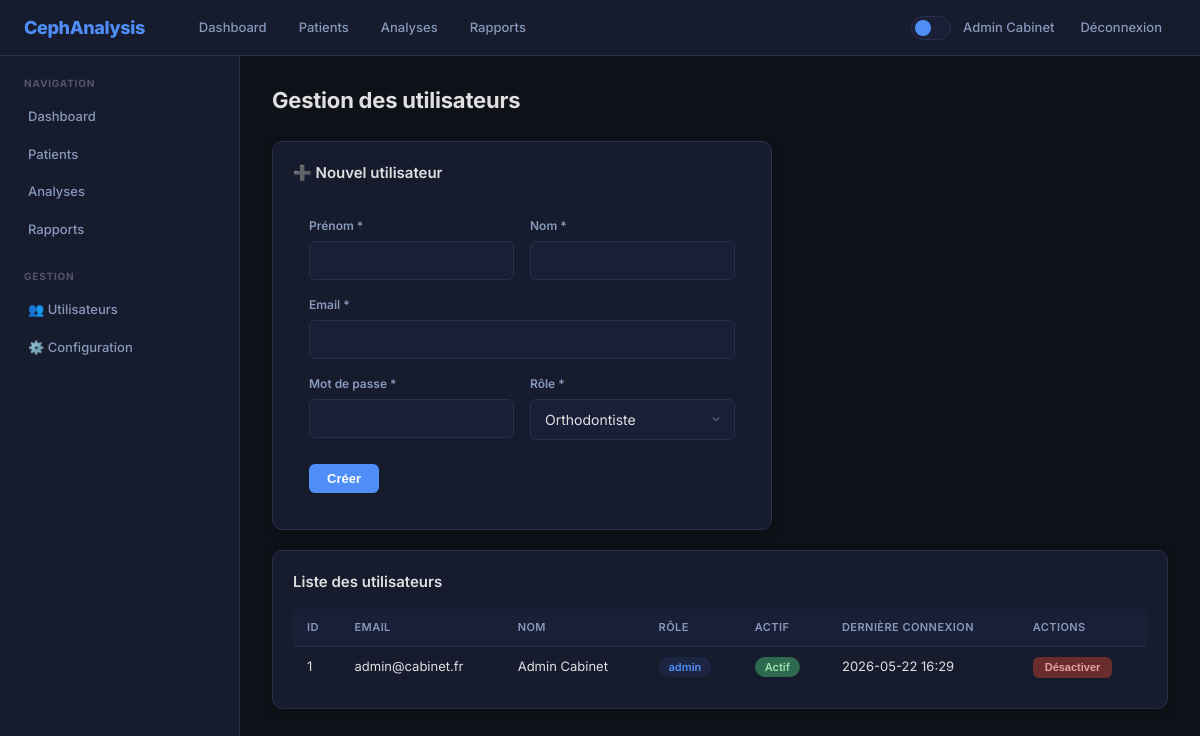
Page /admin/users (signed in) on the committed database.
### web_gateway/models.py (models this page shows)
class User(Base):
    __tablename__ = "users"
    id = Column(Integer, primary_key=True)
    email = Column(String, unique=True, nullable=False)
    password_hash = Column(String, nullable=False)
    first_name = Column(String, nullable=False)
    last_name = Column(String, nullable=False)
    role_id = Column(Integer, ForeignKey("roles.id"), nullable=False)
    speciality = Column(String)
    license_number = Column(String)
    signature_image = Column(Text)
    is_active = Column(Boolean, default=True)
    last_login = Column(DateTime)
    created_by = Column(Integer, ForeignKey("users.id"))
    created_at = Column(DateTime, default=_utcnow)
    updated_at = Column(DateTime, onupdate=_utcnow)
    role = relationship("Role", back_populates="users")
    patients_created = relationship("Patient", back_populates="creator", foreign_keys="Patient.created_by")
    patients_assigned = relationship("Patient", back_populates="orthodontist", foreign_keys="Patient.assigned_to")
    sessions = relationship("UserSession", back_populates="user")
    preferences = relationship("UserPreference", back_populates="user")
    notifications = relationship("Notification", back_populates="user")
    audit_logs = relationship("AuditLog", back_populates="user")

class Role(Base):
    __tablename__ = "roles"
    id = Column(Integer, primary_key=True)
    name = Column(String, unique=True, nullable=False)
    permissions = Column(Text, nullable=False)
    created_at = Column(DateTime, default=_utcnow)
    users = relationship("User", back_populates="role")

### web_gateway/routers/pages.py (the view)
@router.get("/admin/users", response_class=HTMLResponse)
async def admin_users_page(request: Request, db: AsyncSession = Depends(get_db)):
    user = await get_user(request, db)
    if not user or user.role.name != "admin":
        return RedirectResponse(url="/dashboard")
    result = await db.execute(select(User).options(selectinload(User.role)))
    users = result.scalars().all()
    return _render("admin/users.html", current_user=user, users=[
        {"id": u.id, "email": u.email, "first_name": u.first_name, "last_name": u.last_name,
         "role": u.role.name, "is_active": u.is_active, "last_login": u.last_login}
        for u in users
    ], show_sidebar=True)

### web_gateway/templates/admin/users.html (shortened to what this page needs)
{% extends "base.html" %}
{% block content %}
<div class="page-header">
    <h1>Gestion des utilisateurs</h1>
</div>
<div class="card" style="max-width:500px;margin-bottom:20px">
    <div class="card-header"><h2>➕ Nouvel utilisateur</h2></div>
    <form id="user-form" style="padding:16px">
        <div class="form-row">
            <div class="form-group">
                <label>Prénom *</label>
                <input type="text" name="first_name" class="form-control" required>
            </div>
            <div class="form-group">
                <label>Nom *</label>
                <input type="text" name="last_name" class="form-control" required>
            </div>
        </div>
        <div class="form-group">
            <label>Email *</label>
            <input type="email" name="email" class="form-control" required>
        </div>
        <div class="form-row">
            <div class="form-group">
                <label>Mot de passe *</label>
                <input type="password" name="password" class="form-control" required>
            </div>
            <div class="form-group">
                <label>Rôle *</label>
                <select name="role_name" class="form-control" required>
                    <option value="orthodontist">Orthodontiste</option>
                </select>
            </div>
        </div>
        <div style="display:flex;gap:8px;margin-top:8px">
            <button type="submit" class="btn btn-primary">Créer</button>
        </div>
    </form>
</div>
<div class="card">
    <div class="card-header"><h2>Liste des utilisateurs</h2></div>
    {% if users %}
    <div class="table-wrapper">
        <table class="table">
            <thead>
                <tr><th>ID</th><th>Email</th><th>Nom</th><th>Rôle</th><th>Actif</th><th>Dernière connexion</th><th>Actions</th></tr>
            </thead>
            <tbody>
                {% for u in users %}
                <tr>
                    <td>{{ u.id }}</td>
                    <td>{{ u.email }}</td>
                    <td>{{ u.first_name }} {{ u.last_name }}</td>
                    <td><span class="badge badge-active">{{ u.role }}</span></td>
                    <td><span class="badge badge-{{ 'validated' if u.is_active else 'draft' }}">{{ 'Actif' if u.is_active else 'Inactif' }}</span></td>
                    <td>{{ u.last_login.strftime('%Y-%m-%d %H:%M') if u.last_login else '—' }}</td>
                    <td>
                        <button class="btn btn-sm btn-danger" onclick="toggleUser({{ u.id }}, {{ 'false' if u.is_active else 'true' }})">{{ 'Désactiver' if u.is_active else 'Activer' }}</button>
                    </td>
                </tr>
                {% endfor %}
            </tbody>
        </table>
    </div>
    {% else %}
    <div class="empty-state">
        <div class="icon">👥</div>
        <p>Aucun utilisateur</p>
    </div>
    {% endif %}
</div>
{% endblock %}

### web_gateway/templates/partials/navbar.html
<nav class="navbar">
    <div class="navbar-brand">
        <a href="/dashboard">CephAnalysis</a>
    </div>
    <div class="navbar-menu">
        <a href="/dashboard" class="nav-link">Dashboard</a>
        <a href="/patients" class="nav-link">Patients</a>
        <a href="/analyses" class="nav-link">Analyses</a>
        <a href="/reports" class="nav-link">Rapports</a>
    </div>
    <div class="navbar-end">
        <button class="theme-toggle" onclick="toggleTheme()" title="Changer le thème"></button>
        <span class="navbar-user">{{ current_user.first_name }} {{ current_user.last_name }}</span>
        <a href="/auth/logout" class="nav-link">Déconnexion</a>
    </div>
</nav>

### rows in the picture
User: first_name "Admin", last_name "Cabinet", email "admin@cabinet.fr", first_name "Admin", last_name "Cabinet", last_login "2026-05-22 16:29"
Role: role "admin"

### other values in the picture
{{ u.id }} "1"
{{ 'Actif' if u.is_active else 'Inactif' }} "Actif"
{{ 'Désactiver' if u.is_active else 'Activer' }} "Désactiver"
